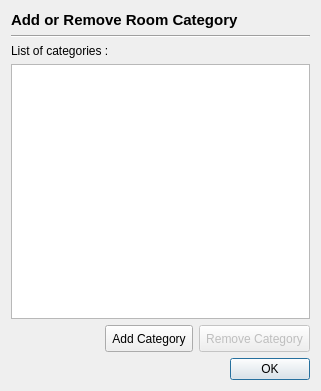
<?xml version="1.0" encoding="UTF-8"?>
<ui version="4.0">
 <class>editRoomCat</class>
 <widget class="QDialog" name="editRoomCat">
  <property name="geometry">
   <rect>
    <x>0</x>
    <y>0</y>
    <width>321</width>
    <height>391</height>
   </rect>
  </property>
  <property name="windowTitle">
   <string>Room Category Manager</string>
  </property>
  <layout class="QGridLayout" name="gridLayout">
   <item row="0" column="0">
    <widget class="QLabel" name="label">
     <property name="text">
      <string>&lt;!DOCTYPE HTML PUBLIC &quot;-//W3C//DTD HTML 4.0//EN&quot; &quot;http://www.w3.org/TR/REC-html40/strict.dtd&quot;&gt;
&lt;html&gt;&lt;head&gt;&lt;meta name=&quot;qrichtext&quot; content=&quot;1&quot; /&gt;&lt;style type=&quot;text/css&quot;&gt;
p, li { white-space: pre-wrap; }
&lt;/style&gt;&lt;/head&gt;&lt;body style=&quot; font-family:'Ubuntu'; font-size:11pt; font-weight:400; font-style:normal;&quot;&gt;
&lt;p style=&quot; margin-top:0px; margin-bottom:0px; margin-left:0px; margin-right:0px; -qt-block-indent:0; text-indent:0px;&quot;&gt;&lt;span style=&quot; font-weight:600;&quot;&gt;Add or Remove Room Category&lt;/span&gt;&lt;/p&gt;&lt;/body&gt;&lt;/html&gt;</string>
     </property>
    </widget>
   </item>
   <item row="1" column="0">
    <widget class="Line" name="line">
     <property name="orientation">
      <enum>Qt::Horizontal</enum>
     </property>
    </widget>
   </item>
   <item row="2" column="0">
    <widget class="QLabel" name="label_2">
     <property name="text">
      <string>List of categories :</string>
     </property>
    </widget>
   </item>
   <item row="3" column="0">
    <widget class="QListWidget" name="catList">
     <property name="editTriggers">
      <set>QAbstractItemView::NoEditTriggers</set>
     </property>
    </widget>
   </item>
   <item row="4" column="0">
    <layout class="QHBoxLayout" name="horizontalLayout">
     <item>
      <spacer name="horizontalSpacer_2">
       <property name="orientation">
        <enum>Qt::Horizontal</enum>
       </property>
       <property name="sizeHint" stdset="0">
        <size>
         <width>40</width>
         <height>20</height>
        </size>
       </property>
      </spacer>
     </item>
     <item>
      <widget class="QToolButton" name="addCat">
       <property name="enabled">
        <bool>true</bool>
       </property>
       <property name="minimumSize">
        <size>
         <width>0</width>
         <height>27</height>
        </size>
       </property>
       <property name="text">
        <string>Add Category</string>
       </property>
      </widget>
     </item>
     <item>
      <widget class="QToolButton" name="rmCat">
       <property name="enabled">
        <bool>false</bool>
       </property>
       <property name="minimumSize">
        <size>
         <width>0</width>
         <height>27</height>
        </size>
       </property>
       <property name="text">
        <string>Remove Category</string>
       </property>
      </widget>
     </item>
    </layout>
   </item>
   <item row="5" column="0">
    <layout class="QHBoxLayout" name="horizontalLayout_2">
     <item>
      <spacer name="horizontalSpacer">
       <property name="orientation">
        <enum>Qt::Horizontal</enum>
       </property>
       <property name="sizeHint" stdset="0">
        <size>
         <width>40</width>
         <height>20</height>
        </size>
       </property>
      </spacer>
     </item>
     <item>
      <widget class="QPushButton" name="okButton">
       <property name="text">
        <string>OK</string>
       </property>
      </widget>
     </item>
    </layout>
   </item>
  </layout>
 </widget>
 <resources/>
 <connections/>
</ui>
